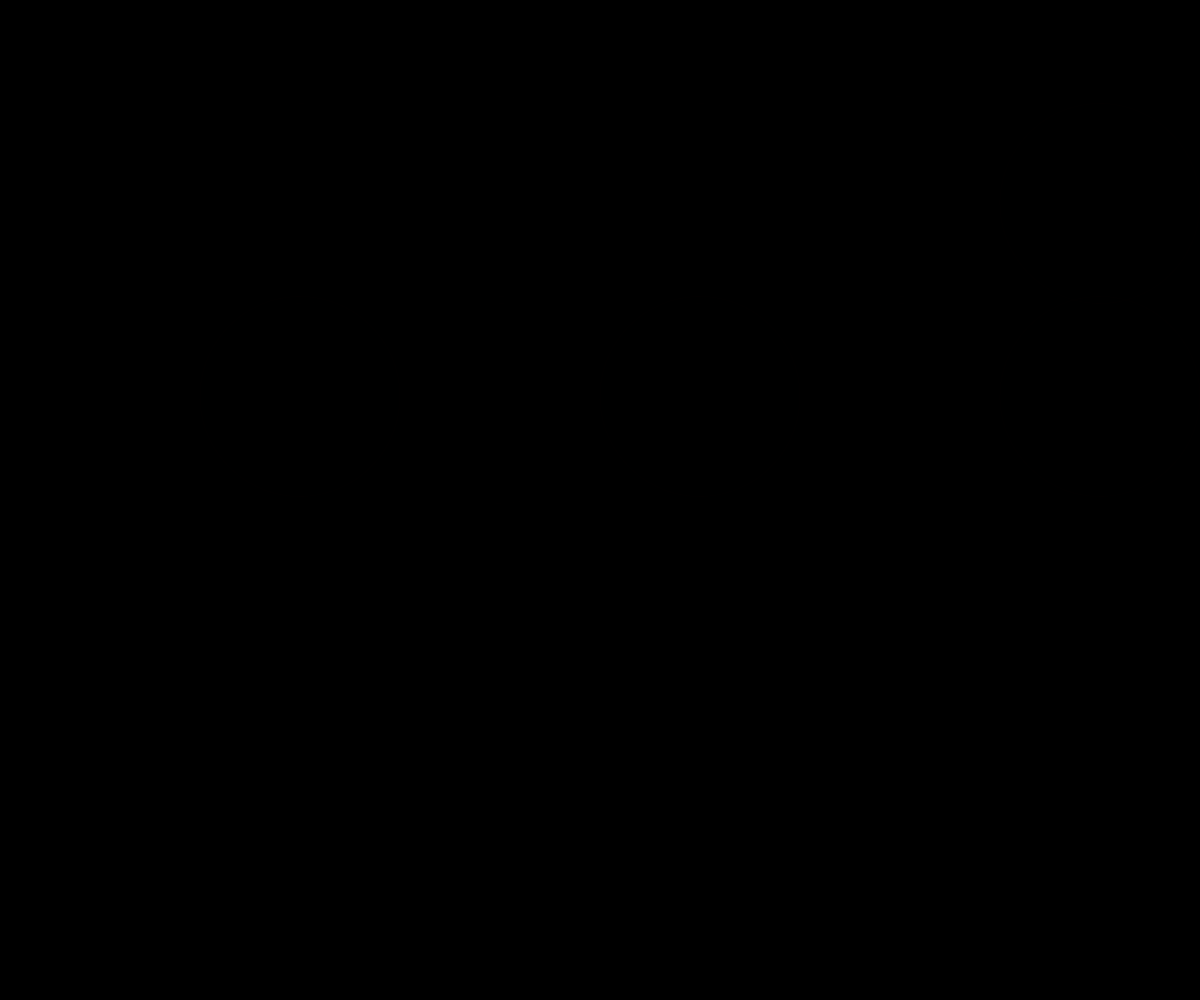
Frame 1 (no input)
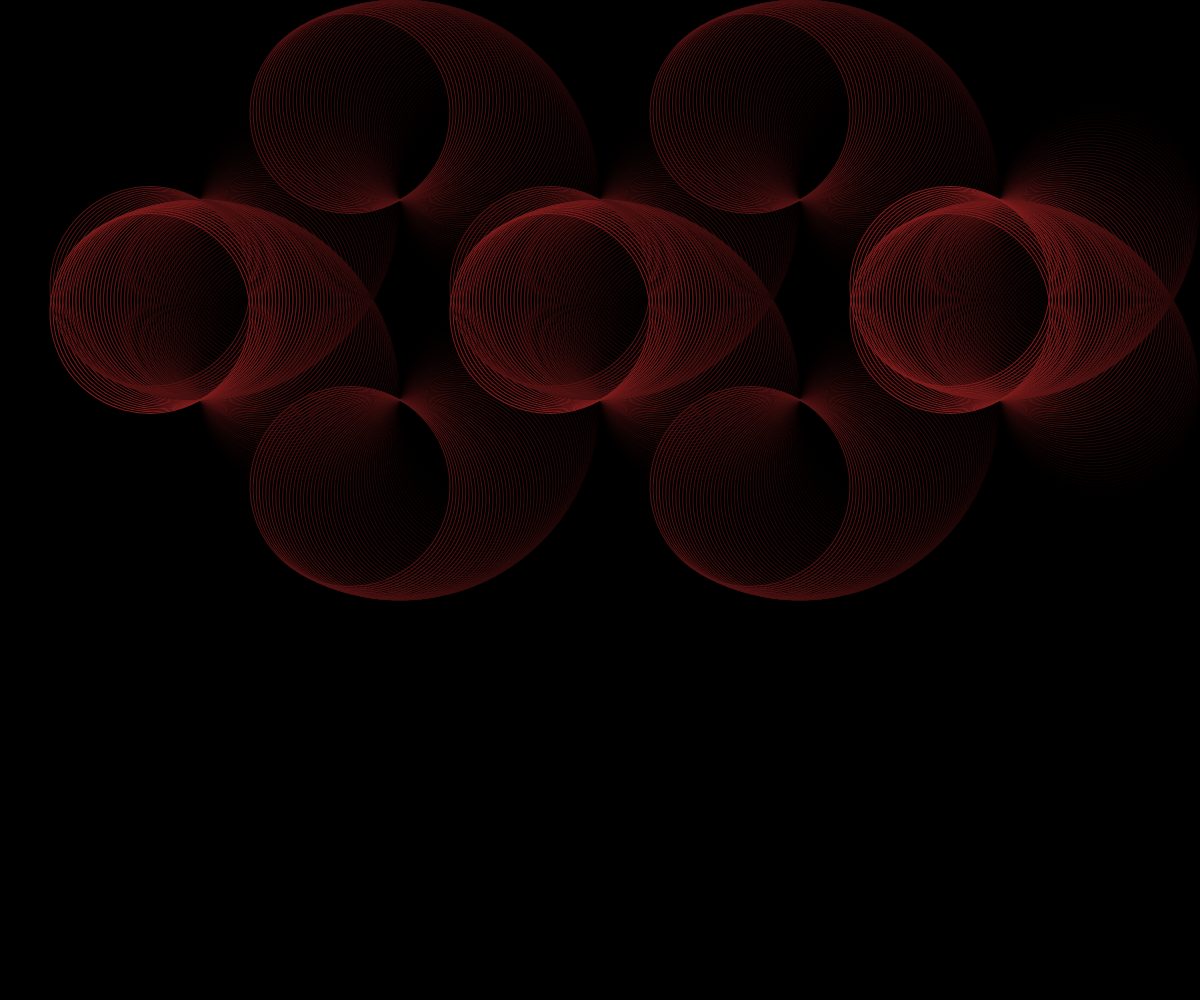
Frame 60 (no input)
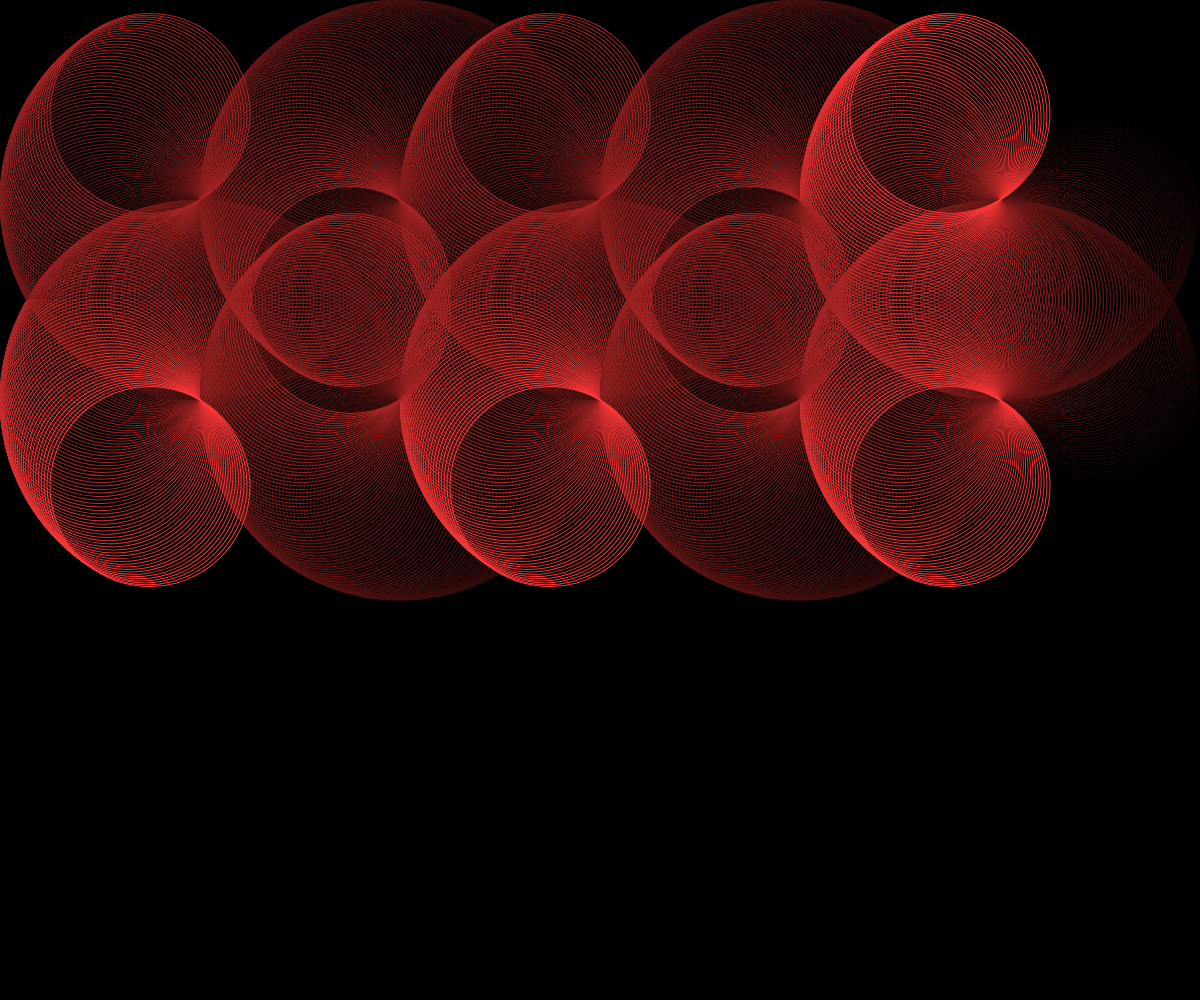
Frame 120 (the mouse pressed at the canvas centre since frame 60)

The p5.js sketch that drew these frames (run headless with seeded random() and noise() and a simulated clock; from frame 60 on, the mouse is pressed at the canvas centre):

// p5.js sketch
// ── sketch.js
function preload(){
  // put preload code here
}

function setup() {
  createCanvas(windowWidth,windowHeight)
  background("black");
  angleMode(DEGREES);
}

function draw() {

//1
  noFill();
  stroke(lerpColor(color("black"),color("#FF3838"),frameCount/180));

  push();
  translate(width/6, width/6);
  rotate(frameCount * 2);
  translate(width/12, 0);
  ellipse(0, 0, width/6);
  pop();

  if(frameCount == 180){
    noLoop();
  }

  //2b
  noFill();
  stroke(lerpColor(color("black"),color("#FF3838"),frameCount/180));

  push();
  translate(width/6 + width/6, width/6 + width/6);
  rotate(frameCount * 2);
  translate(width/12, 0);
  ellipse(0, 0, width/6);
  pop();

  if(frameCount == 180){
  noLoop();
  }

//2
  noFill();
  stroke(lerpColor(color("black"),color("#FF3838"),frameCount/180));

  push();
  translate(width/6 + width/6, width/6);
  rotate(-frameCount * 2);
  translate(width/12, 0);
  ellipse(0, 0, width/6);
  pop();

  if(frameCount == 180){
  noLoop();
  }

  //3
  noFill();
  stroke(lerpColor(color("black"),color("#FF3838"),frameCount/180));

  push();
  translate(width/6 + 2*width/6, width/6);
  rotate(frameCount * 2);
  translate(width/12, 0);
  ellipse(0, 0, width/6);
  pop();

  if(frameCount == 180){
  noLoop();
  }

  //4b
  noFill();
  stroke(lerpColor(color("black"),color("#FF3838"),frameCount/180));

  push();
  translate(width/6 + 3*width/6, width/6 + width/6);
  rotate(frameCount * 2);
  translate(width/12, 0);
  ellipse(0, 0, width/6);
  pop();

  if(frameCount == 180){
  noLoop();
  }

  //4
  noFill();
  stroke(lerpColor(color("black"),color("#FF3838"),frameCount/180));

  push();
  translate(width/6 + 3*width/6, width/6);
  rotate(-frameCount * 2);
  translate(width/12, 0);
  ellipse(0, 0, width/6);
  pop();

  if(frameCount == 180){
  noLoop();
  }

  //5
  noFill();
  stroke(lerpColor(color("black"),color("#FF3838"),frameCount/120));

  push();
  translate(width/6 + 4*width/6, width/6);
  rotate(frameCount * 2);
  translate(width/12, 0);
  ellipse(0, 0, width/6);
  pop();

  if(frameCount == 180){
  noLoop();
  }

  //1b
  noFill();
  stroke(lerpColor(color("black"),color("#FF3838"),frameCount/120));

  push();
  translate(width/6, width/6 + width/6);
  rotate(- frameCount * 2);
  translate(width/12, 0);
  ellipse(0, 0, width/6);
  pop();

  if(frameCount == 180){
  noLoop();
  }

  //3b
  noFill();
  stroke(lerpColor(color("black"),color("#FF3838"),frameCount/120));

  push();
  translate(width/6 + 2*width/6, width/6 + width/6);
  rotate(-frameCount * 2);
  translate(width/12, 0);
  ellipse(0, 0, width/6);
  pop();

  if(frameCount == 180){
  noLoop();
  }

  //5b
  noFill();
  stroke(lerpColor(color("black"),color("#FF3838"),frameCount/120));

  push();
  translate(width/6 + 4*width/6, width/6 + width/6);
  rotate(-frameCount * 2);
  translate(width/12, 0);
  ellipse(0, 0, width/6);
  pop();

  if(frameCount == 180){
  noLoop();
  }

}
